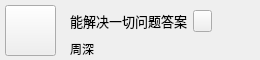
<?xml version="1.0" encoding="UTF-8"?>
<ui version="4.0">
 <class>MusicForm</class>
 <widget class="QWidget" name="MusicForm">
  <property name="geometry">
   <rect>
    <x>0</x>
    <y>0</y>
    <width>260</width>
    <height>60</height>
   </rect>
  </property>
  <property name="windowTitle">
   <string>Form</string>
  </property>
  <widget class="QPushButton" name="ptnGetMusic">
   <property name="geometry">
    <rect>
     <x>5</x>
     <y>5</y>
     <width>51</width>
     <height>51</height>
    </rect>
   </property>
   <property name="minimumSize">
    <size>
     <width>51</width>
     <height>51</height>
    </size>
   </property>
   <property name="maximumSize">
    <size>
     <width>51</width>
     <height>51</height>
    </size>
   </property>
   <property name="text">
    <string/>
   </property>
  </widget>
  <widget class="QWidget" name="gridLayoutWidget">
   <property name="geometry">
    <rect>
     <x>70</x>
     <y>10</y>
     <width>144</width>
     <height>50</height>
    </rect>
   </property>
   <layout class="QGridLayout" name="gridLayout">
    <property name="sizeConstraint">
     <enum>QLayout::SetFixedSize</enum>
    </property>
    <property name="verticalSpacing">
     <number>8</number>
    </property>
    <item row="2" column="0">
     <widget class="QLabel" name="labMName">
      <property name="sizePolicy">
       <sizepolicy hsizetype="Fixed" vsizetype="Preferred">
        <horstretch>0</horstretch>
        <verstretch>0</verstretch>
       </sizepolicy>
      </property>
      <property name="font">
       <font>
        <family>Microsoft YaHei UI</family>
        <pointsize>10</pointsize>
       </font>
      </property>
      <property name="text">
       <string>能解决一切问题答案</string>
      </property>
     </widget>
    </item>
    <item row="2" column="1">
     <widget class="QPushButton" name="pushButton">
      <property name="maximumSize">
       <size>
        <width>19</width>
        <height>22</height>
       </size>
      </property>
      <property name="text">
       <string/>
      </property>
     </widget>
    </item>
    <item row="3" column="0">
     <widget class="QLabel" name="labMuAuthor">
      <property name="sizePolicy">
       <sizepolicy hsizetype="Fixed" vsizetype="Preferred">
        <horstretch>0</horstretch>
        <verstretch>0</verstretch>
       </sizepolicy>
      </property>
      <property name="font">
       <font>
        <family>Microsoft YaHei UI</family>
       </font>
      </property>
      <property name="text">
       <string>周深</string>
      </property>
     </widget>
    </item>
   </layout>
  </widget>
 </widget>
 <resources/>
 <connections/>
</ui>
